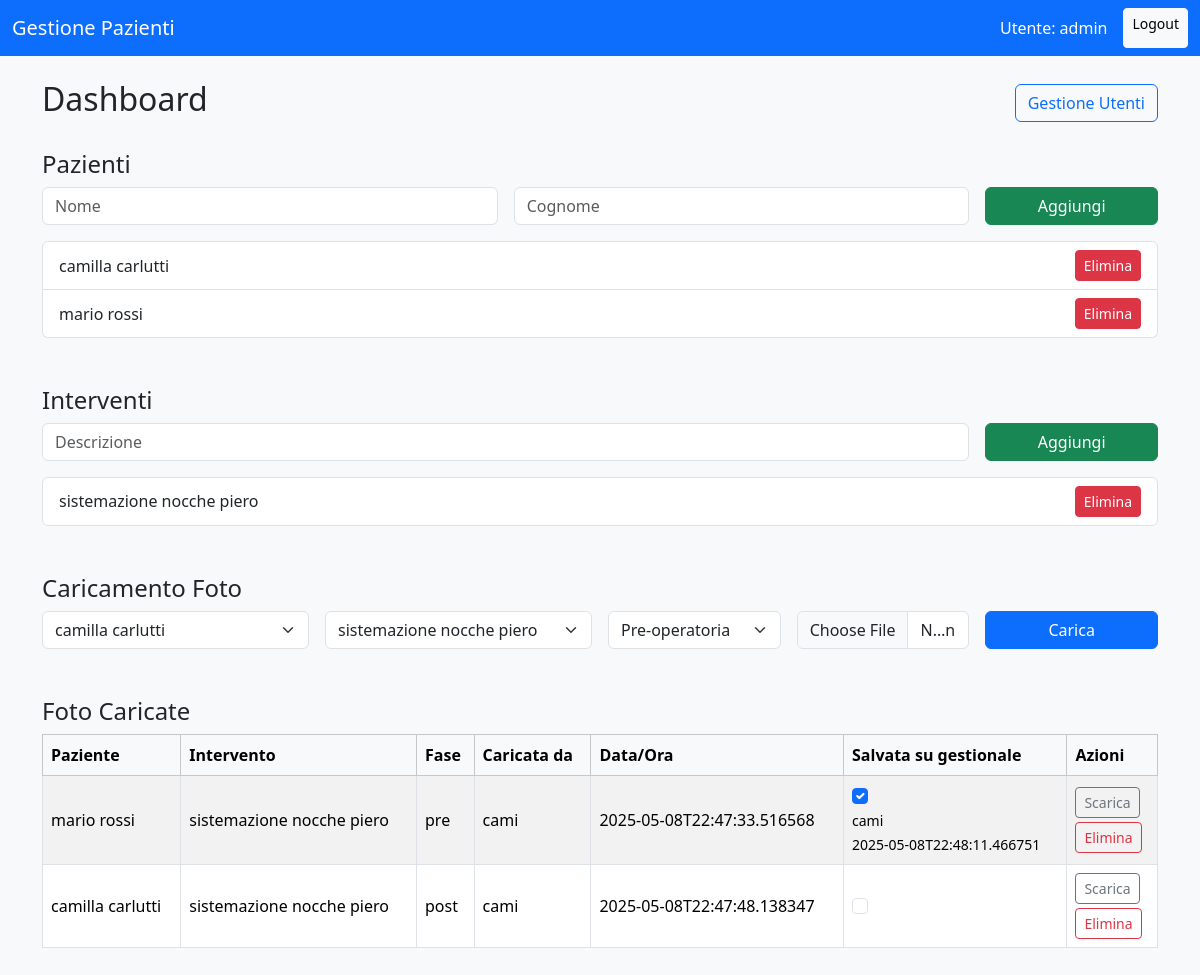
Screenshot of / (signed in) with the database file from the repository.
### app.py (models this page shows)
class User(db.Model):
    id = db.Column(db.Integer, primary_key=True)
    username = db.Column(db.String(80), unique=True, nullable=False)
    password_hash = db.Column(db.String(255), nullable=False)

class Paziente(db.Model):
    id = db.Column(db.Integer, primary_key=True)
    nome = db.Column(db.String(120), nullable=False)
    cognome = db.Column(db.String(120), nullable=False)

class Intervento(db.Model):
    id = db.Column(db.Integer, primary_key=True)
    descrizione = db.Column(db.String(255), nullable=False)

class Foto(db.Model):
    id = db.Column(db.Integer, primary_key=True)
    filename = db.Column(db.String(255), nullable=False)
    tipo = db.Column(db.String(50), nullable=False)
    paziente_id = db.Column(db.Integer, db.ForeignKey('paziente.id'))
    intervento_id = db.Column(db.Integer, db.ForeignKey('intervento.id'))
    caricata_da = db.Column(db.String(80), nullable=False)
    data_ora = db.Column(db.String(50), nullable=False)
    salvata_su_gestionale = db.Column(db.Boolean, default=False)
    flag_modificato_da = db.Column(db.String(80))
    flag_modificato_data = db.Column(db.String(50))

### app.py (the view)
@app.route('/')
def index():
    if 'user' not in session:
        return redirect(url_for('login'))
    utenti = User.query.all()
    pazienti = Paziente.query.all()
    interventi = Intervento.query.all()
    foto = Foto.query.all()
    return render_template('index.html', utenti=utenti, pazienti=pazienti, interventi=interventi, foto=foto)

### templates/index.html (shortened to what this page needs)
{% extends 'base.html' %}
{% block content %}
<div class="d-flex justify-content-between align-items-center mb-4">
  <h2>Dashboard</h2>
  <a href="{{ url_for('utenti') }}" class="btn btn-outline-primary">Gestione Utenti</a>
</div>
<div class="mb-5">
  <h4>Pazienti</h4>
  <form method="post" action="/paziente/add" class="row g-3">
    <div class="col-md-5">
      <input name="nome" placeholder="Nome" class="form-control" required>
    </div>
    <div class="col-md-5">
      <input name="cognome" placeholder="Cognome" class="form-control" required>
    </div>
    <div class="col-md-2">
      <button class="btn btn-success w-100">Aggiungi</button>
    </div>
  </form>
  <ul class="list-group mt-3">
    {% for p in pazienti %}
      <li class="list-group-item d-flex justify-content-between align-items-center">
        {{ p.nome }} {{ p.cognome }}
        <a href="/paziente/delete/{{ p.id }}" class="btn btn-sm btn-danger">Elimina</a>
      </li>
    {% endfor %}
  </ul>
</div>
<div class="mb-5">
  <h4>Interventi</h4>
  <form method="post" action="/intervento/add" class="row g-3">
    <div class="col-md-10">
      <input name="descrizione" placeholder="Descrizione" class="form-control" required>
    </div>
    <div class="col-md-2">
      <button class="btn btn-success w-100">Aggiungi</button>
    </div>
  </form>
  <ul class="list-group mt-3">
    {% for i in interventi %}
      <li class="list-group-item d-flex justify-content-between align-items-center">
        {{ i.descrizione }}
        <a href="/intervento/delete/{{ i.id }}" class="btn btn-sm btn-danger">Elimina</a>
      </li>
    {% endfor %}
  </ul>
</div>
<div class="mb-5">
  <h4>Caricamento Foto</h4>
  <form method="post" action="/upload" enctype="multipart/form-data" class="row g-3">
    <div class="col-md-3">
      <select name="paziente" class="form-select" required>
        {% for p in pazienti %}
          <option value="{{ p.id }}">{{ p.nome }} {{ p.cognome }}</option>
        {% endfor %}
      </select>
    </div>
    <div class="col-md-3">
      <select name="intervento" class="form-select" required>
        {% for i in interventi %}
          <option value="{{ i.id }}">{{ i.descrizione }}</option>
        {% endfor %}
      </select>
    </div>
    <div class="col-md-2">
      <select name="tipo" class="form-select" required>
        <option value="pre">Pre-operatoria</option>
      </select>
    </div>
    <div class="col-md-2">
      <input type="file" name="foto" class="form-control" required>
    </div>
    <div class="col-md-2">
      <button class="btn btn-primary w-100">Carica</button>
    </div>
  </form>
</div>
<div class="mb-5">
  <h4>Foto Caricate</h4>
  <div class="table-responsive">
    <table class="table table-bordered align-middle table-striped">
      <thead class="table-light">
        <tr>
          <th>Paziente</th>
          <th>Intervento</th>
          <th>Fase</th>
          <th>Caricata da</th>
          <th>Data/Ora</th>
          <th>Salvata su gestionale</th>
          <th>Azioni</th>
        </tr>
      </thead>
      <tbody>
        {% for f in foto %}
          <tr>
            <td>
              {% for p in pazienti %}
                {% if p.id == f.paziente_id %}
                  {{ p.nome }} {{ p.cognome }}
                {% endif %}
              {% endfor %}
            </td>
            <td>
              {% for i in interventi %}
                {% if i.id == f.intervento_id %}
                  {{ i.descrizione }}
                {% endif %}
              {% endfor %}
            </td>
            <td>{{ f.tipo }}</td>
            <td>{{ f.caricata_da }}</td>
            <td>{{ f.data_ora }}</td>
            <td>
              <form method="post" action="{{ url_for('flag_foto', fid=f.id) }}">
                <input class="form-check-input" type="checkbox" name="salvata" onchange="this.form.submit()" {% if f.salvata_su_gestionale %}checked{% endif %}>
                {% if f.flag_modificato_da %}
                  <br><small>{{ f.flag_modificato_da }}<br>{{ f.flag_modificato_data }}</small>
                {% endif %}
              </form>
            </td>
            <td>
              <a href="{{ url_for('download_foto', filename=f.filename) }}" class="btn btn-sm btn-outline-secondary mb-1">Scarica</a>
              <form method="post" action="{{ url_for('delete_foto', fid=f.id) }}" onsubmit="return confirm('Eliminare la foto?');">
                <button type="submit" class="btn btn-sm btn-outline-danger">Elimina</button>
              </form>
            </td>
          </tr>
        {% endfor %}
      </tbody>
    </table>
  </div>
</div>
{% endblock %}

### templates/base.html (shortened to what this page needs)
<!DOCTYPE html>
<html lang="it">
<head>
  <link href="https://cdn.jsdelivr.net/npm/bootstrap@5.3.2/dist/css/bootstrap.min.css" rel="stylesheet">
</head>
<body class="bg-light">
  <nav class="navbar navbar-expand-lg navbar-dark bg-primary mb-4">
    <div class="container-fluid">
      <span class="navbar-brand">Gestione Pazienti</span>
      {% if session.get('user') %}
        <div class="d-flex">
          <span class="navbar-text text-white me-3">Utente: {{ session['user'] }}</span>
          <a href="{{ url_for('logout') }}" class="btn btn-light btn-sm">Logout</a>
        </div>
      {% endif %}
    </div>
  </nav>
  <div class="container">
    {% block content %}{% endblock %}
  </div>
</body>
</html>

### rows the page displays
User: user "admin"
Paziente: nome "camilla", cognome "carlutti"
Paziente: nome "mario", cognome "rossi"
Intervento: descrizione "sistemazione nocche piero"
Foto: tipo "pre", caricata_da "cami", data_ora "2025-05-08T22:47:33.516568", salvata_su_gestionale "☑", flag_modificato_da "cami", flag_modificato_data "2025-05-08T22:48:11.466751"
Foto: tipo "post", caricata_da "cami", data_ora "2025-05-08T22:47:48.138347"

### other values shown
form field paziente "camilla carlutti"
form field intervento "sistemazione nocche piero"
